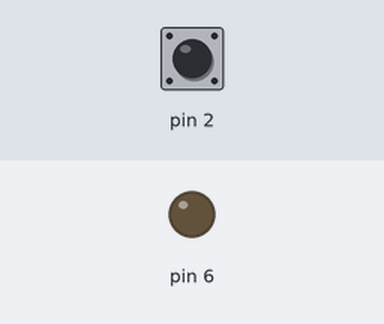
The sketch below on a simulated Arduino Uno, built with avr-gcc and run on an emulated ATmega328P. Shown: output pins drawn as LEDs (lit = HIGH). Inputs (shaded band) come from the test bench; at power-on: pin 2 HIGH.

Above: at 1.2 s.
1.3 s: pin 2 pulled LOW for 0.15 s
At 1.37 s:
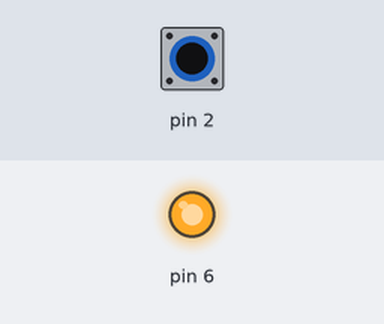
2.9 s: pin 2 pulled LOW for 3.2 s
At 6.6 s:
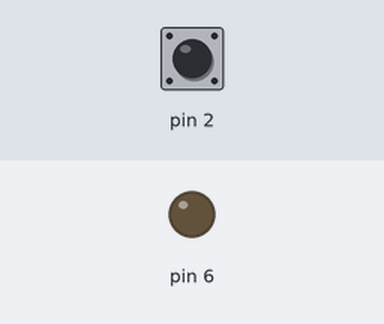
Timing chart, 0 to 8.1 s (numbered marks = the images above; inputs shaded):
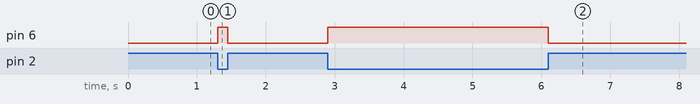

Measured:
- after the input at 1.3 s, pin 6: LOW → HIGH at once, → LOW 0.15 s later
- after the input at 2.9 s, pin 6: LOW → HIGH at once, → LOW 3.2 s later

The sketch:

sketch_nov20a_REC_Dyan_RFRx.ino
```cpp
void setup() {
  pinMode(6, OUTPUT);
  pinMode(2, INPUT);
  digitalWrite(6, LOW);
  digitalWrite(2, HIGH);
}

void loop() {
  digitalWrite(6, !digitalRead(2));
}
```
